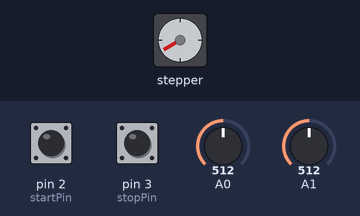
Simulated run of this sketch. Board: Arduino Pro Mini, built with avr-gcc and run on an emulated ATmega328P. On the bench: stepper motor. The inputs (shaded band) are chosen by the test bench; at power-on: A1 = 512, A0 = 512, pin 2 (startPin) HIGH, pin 3 (stopPin) LOW. Stepper angles assume 200 steps per turn.

Above: at 3.3 s.
3.4 s: A1 set to 1023
At 3.85 s:
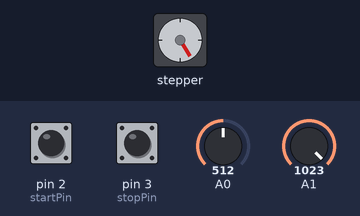
6.4 s: A0 set to 716
At 6.61 s:
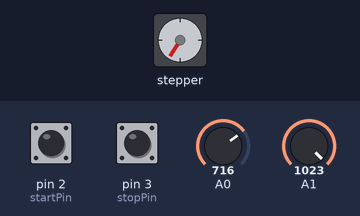
Timing chart, 0 to 15.4 s (numbered marks = the images above; inputs shaded):
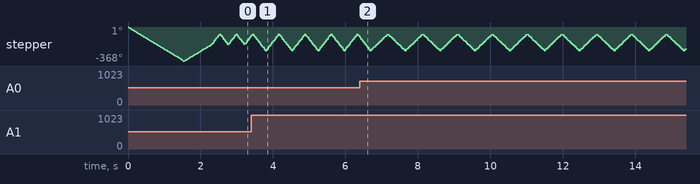

The sketch:

DIY_Shaker.ino
```cpp
/*

  DIY BENCH TOP AGITATOR/SHAKER
  BY: Andrew Pelling, MAY 2015.
      http://www.pellinglab.net

  - Running on Arduino Pro Mini (5V/16MHz) and wired to an old CD ROM drive.
  - Motor control with the TI SN754410NE driver chip.

*/

#include <Stepper.h>
const int stepsPerRevolution = 200;
Stepper myStepper(stepsPerRevolution, 8,9,10,11);
int speedRead; // Motor speed, controlled by pot on A0
int ampRead; // Motor steps, controlled by pot on A1

int shakerOn = 0; // 0 = Shaker Off; 1 = Shaker On
const int stopPin = 3;       // the Start pushbutton pin
const int startPin = 2;      // the Stop pushbutton pin
int stopButtonState = HIGH;  // the current reading from the input pin
int startButtonState = LOW;  // the current reading from the input pin
int state = LOW;

void setup() {
  pinMode(stopPin, INPUT);
  pinMode(startPin, INPUT);
  Serial.begin(9600);
}

void loop() {
  buttonCheck();  // Check Start/Stop Buttons
  if (state == HIGH) {
    for (int i = 0; i<2; i++) {
      if (i == 0) {
        potCheck();  // Check shaker settings
        myStepper.step(ampRead);
      } else {
        potCheck();  // Check shaker settings
        myStepper.step(-ampRead);
      }
    }
  } else if (state == LOW) {
    myStepper.setSpeed(0);
    myStepper.step(0);
  }
}

void buttonCheck() {
  stopButtonState = digitalRead(stopPin);  // Check state of Stop button
  startButtonState = digitalRead(startPin);  // Check state of Start button
  if (stopButtonState == HIGH && startButtonState == LOW && shakerOn == 1) {     // Stopping Routine
    for (int i=1; i<5; i++) { // To avoid an abrupt stop, the speed is sequentially decreased
        myStepper.setSpeed(speedRead/i);
        myStepper.step(ampRead);
        myStepper.step(-ampRead);
    }
    state = LOW; // Shaker Off
    shakerOn = 0; // Shaker Off
  } else if (stopButtonState == LOW && startButtonState == HIGH && shakerOn == 0) {      // Startup Routine
    myStepper.setSpeed(40);  // Initial speed
    myStepper.step(-205);  // Move backwards by more than 1 revolution in order to find the start position
    myStepper.step(100); // Move to middle position of the full range of motion
    state = HIGH;  // Shaker On
    shakerOn = 1;
  }
}

void potCheck() {
  // A0 = Frequency Pot and A1 = Amplitude Pot
  speedRead = map(analogRead(0), 1023, 0, 30, 140);
  ampRead = map(analogRead(1), 1023, 0, 100, 25);
  myStepper.setSpeed(speedRead);
}
```
